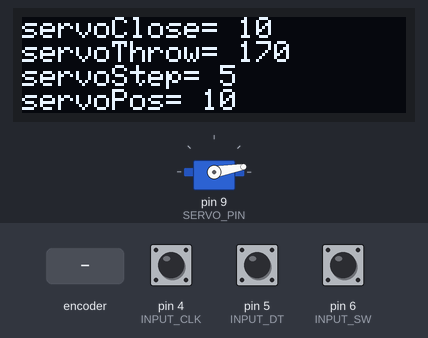
This sketch was run on a simulated Arduino Uno, built with avr-gcc and run on an emulated ATmega328P. On the bench: 128×32 one-colour display, servo. Inputs (shaded band) come from the test bench; at power-on: pin 6 (INPUT_SW) HIGH, pin 4 (INPUT_CLK) HIGH, pin 5 (INPUT_DT) HIGH. The display library's start-up logo is not drawn; what the sketch prints to the serial monitor is not drawn.

Above: at 3.2 s.
3.3 s: rotary encoder on pin 4 (INPUT_CLK) / pin 5 (INPUT_DT) turned 2 steps (second pin leading)
At 4.8 s:
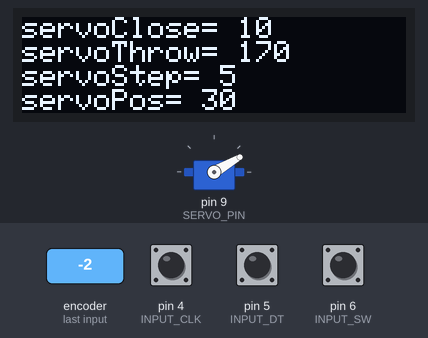
5.2 s: rotary encoder on pin 4 (INPUT_CLK) / pin 5 (INPUT_DT) turned 2 steps (second pin leading)
At 6.3 s:
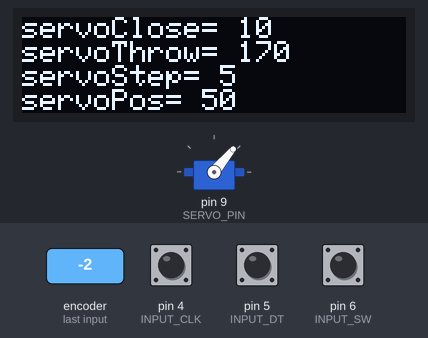
7.1 s: rotary encoder on pin 4 (INPUT_CLK) / pin 5 (INPUT_DT) turned 2 steps (second pin leading)
At 7.8 s:
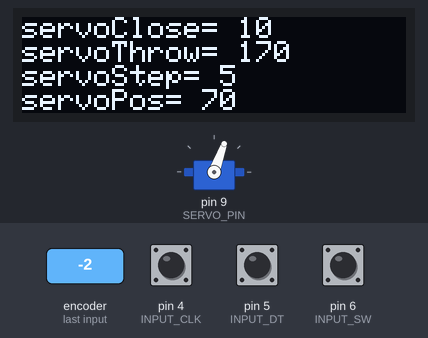
9.0 s: rotary encoder on pin 4 (INPUT_CLK) / pin 5 (INPUT_DT) turned 2 steps (second pin leading)
At 10.4 s:
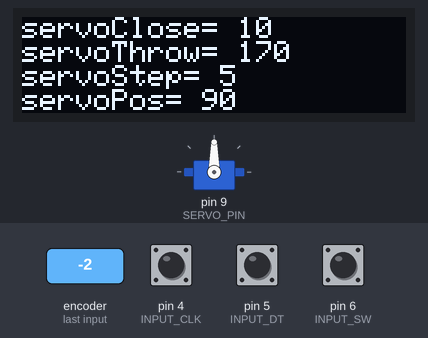
10.9 s: rotary encoder on pin 4 (INPUT_CLK) / pin 5 (INPUT_DT) turned 2 steps (second pin leading)
At 11.9 s:
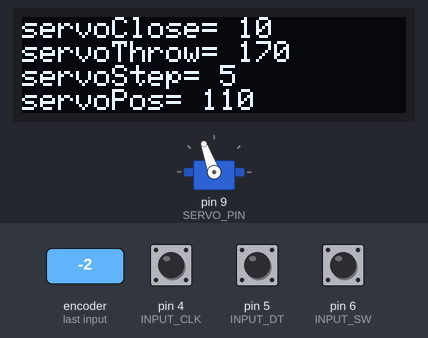
12.8 s: pin 6 (INPUT_SW) pulled LOW for 0.15 s
At 14.0 s:
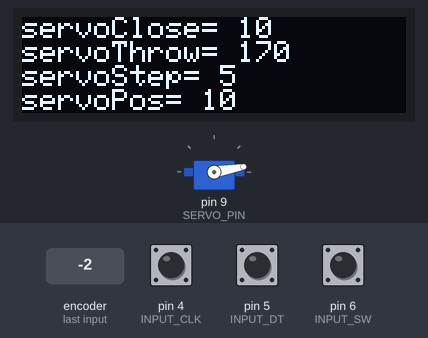
Timing chart, 0 to 15.4 s (numbered marks = the images above; inputs shaded):
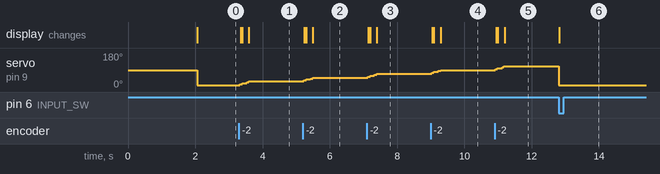

Measured:
- after the input at 3.3 s, servo on pin 9 (SERVO_PIN): 10° → 15° at once, → 20° 0.07 s later, → 25° 0.13 s later, → 30° 0.07 s later; the display: first changes after 0.05 s (image 1 shows a later state)
- after the input at 5.2 s, servo on pin 9 (SERVO_PIN): 30° → 35° at once, → 40° 0.07 s later, → 45° 0.13 s later, → 50° 0.07 s later; the display: first changes after 0.05 s (image 2 shows a later state)
- after the input at 7.1 s, servo on pin 9 (SERVO_PIN): 50° → 55° at once, → 60° 0.07 s later, → 65° 0.13 s later, → 70° 0.07 s later; the display: first changes after 0.05 s (image 3 shows a later state)
- after the input at 9.0 s, servo on pin 9 (SERVO_PIN): 70° → 75° at once, → 80° 0.07 s later, → 85° 0.13 s later, → 90° 0.07 s later; the display: first changes after 0.05 s (image 4 shows a later state)
- after the input at 10.9 s, servo on pin 9 (SERVO_PIN): 90° → 100° at once, → 110° 0.20 s later; the display: first changes after 0.05 s (image 5 shows a later state)
- after the input at 12.8 s, servo on pin 9 (SERVO_PIN): 110° → 10° at once; the display: changes at once (image 6)

The sketch:

servoRotEnc_step.ino
```cpp
// https://dronebotworkshop.com/rotary-encoders-arduino/
// tested with Arduino UNO and Nano

// Create a Servo object
#include <Servo.h>
#include <SPI.h>
#include <Wire.h>
#include <Adafruit_GFX.h>
#include <Adafruit_SSD1306.h>

// Rotary Encoder Inputs
#define INPUT_CLK 4
#define INPUT_DT 5
#define INPUT_SW 6
#define SERVO_PIN 9
#define SCREEN_WIDTH 128 // OLED display width, in pixels
#define SCREEN_HEIGHT 32 // OLED display height, in pixels
#define OLED_RESET     4 // Reset pin # (or -1 if sharing Arduino reset pin)
#define SCREEN_ADDRESS 0x3C ///< See datasheet for Address; 0x3D for 128x64, 0x3C for 128x32
Adafruit_SSD1306 display(SCREEN_WIDTH, SCREEN_HEIGHT, &Wire, OLED_RESET);

Servo myservo;
int servoClose = 10; // variable to store the servo position initial
int servoThrow = 170; // variable to store the servo position turned
int servoStep=5; // increment decrement value
int counter = 1; // Encoder step value
int servoPos= servoClose; // actual position value
int currentStateCLK;
int previousStateCLK;
unsigned long lastButtonPress = 0;

void setup() {

  // Set encoder pins as inputs
  pinMode (INPUT_CLK,INPUT);
  pinMode (INPUT_DT,INPUT);
  pinMode (INPUT_SW,INPUT_PULLUP);

  Serial.begin (9600);
  if(!display.begin(SSD1306_SWITCHCAPVCC, SCREEN_ADDRESS)) {
    Serial.println(F("SSD1306 allocation failed"));
    for(;;); // Don't proceed, loop forever
  }

  display.display();
  delay(2000); // Pause for 2 seconds
      // Clear the buffer
  display.clearDisplay();
    // text display tests
  display.setTextSize(1);
  display.setTextColor(SSD1306_WHITE);
  display.setCursor(0,0);
  Prn_Oled();

  // Attach servo on pin 9 to the servo object
   myservo.attach(SERVO_PIN);
   myservo.write(servoPos);
   // Read the initial state of INPUT_CLK
   // Assign to previousStateCLK variable
   previousStateCLK = digitalRead(INPUT_CLK);
 } //End Setup

void loop() {

  // Read the current state of INPUT_CLK
   currentStateCLK = digitalRead(INPUT_CLK);

   // If the previous and the current state of the INPUT_CLK are different then a pulse has occured
   if (currentStateCLK != previousStateCLK){

     // If the INPUT_DTstate is different than the INPUT_CLK state then
     // the encoder is rotating counterclockwise
     if (digitalRead(INPUT_DT) != currentStateCLK) {
       counter --;
       servoPos=servoPos-servoStep;
       if (servoPos<servoClose){
        counter=1;
        servoPos=servoClose;
       }

     } else {
       // Encoder is rotating clockwise
       counter ++;
       servoPos=servoPos+servoStep;
       if (servoPos>servoThrow){
        counter=servoThrow;
        servoPos=servoThrow;
       }
     }

     // Move the servo
     myservo.write(servoPos);

     Serial.print("Position: ");
     Serial.println(servoPos);
     Prn_Oled();
   }

       // Read the button state
  int btnState = digitalRead(INPUT_SW);

  //If we detect LOW signal, button is pressed
  if (btnState == LOW) {
    //if 50ms have passed since last LOW pulse, it means that the
    //button has been pressed, released and pressed again
    if (millis() - lastButtonPress > 50) {
      Serial.println("Button pressed!");
      counter=servoClose;
      servoPos=counter;
      myservo.write(servoPos);
      Prn_Oled();
    }

    // Remember last button press event
    lastButtonPress = millis();
  }
   // Update previousStateCLK with the current state
   previousStateCLK = currentStateCLK;
 }

void Prn_Oled(){
  display.clearDisplay();
    // text display tests
  display.setTextSize(1);
  display.setTextColor(SSD1306_WHITE);
  display.setCursor(0,0);
  display.print("servoClose= ");
  display.println(servoClose);
  display.print("servoThrow= ");
  display.println(servoThrow);
  display.print("servoStep= ");
  display.println(servoStep);
  display.print("servoPos= ");
  display.println(servoPos);
  display.display(); // actually display all of the above
 }
```
